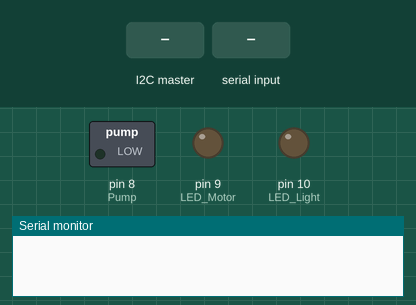
Simulated run of this sketch. Board: Arduino Uno, built with avr-gcc and run on an emulated ATmega328P. Parts: switched loads named in the sketch (green lamp = pin HIGH), output pins drawn as LEDs (lit = HIGH), the last lines printed to the serial monitor. The test bench sets the inputs (shaded band).

Above: at 1.2 s.
1.3 s: the I2C master sends "Y"
At 2.5 s:
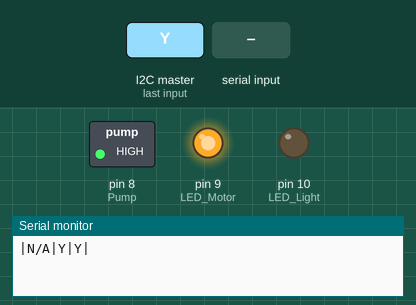
2.8 s: "Y,1\n" received over Serial
At 3.9 s:
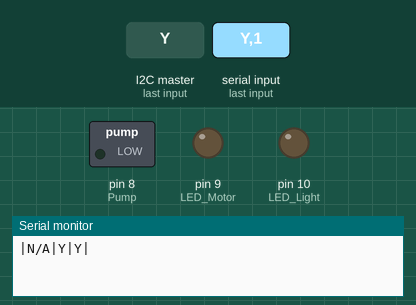
4.3 s: "Y,150\n" received over Serial
At 5.1 s:
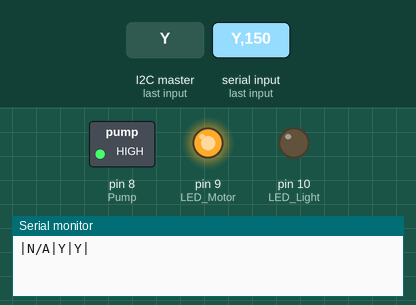
Timing chart, 0 to 7.3 s (numbered marks = the images above; inputs shaded):
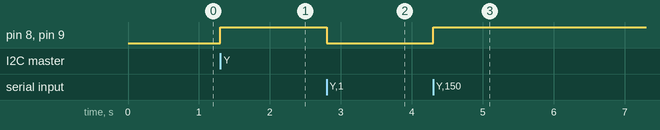

The sketch:

Week-3-SlaveMode.ino
```cpp
#include <Wire.h>

const int Pump = 8;
const int LED_Motor = 9;
const int LED_Light = 10;
const float led = 1.023;

void setup(){
  Serial.begin(9600);
  Wire.begin(8);
  Wire.onReceive(receiveEvent);

  pinMode(Pump,OUTPUT);
  pinMode(LED_Motor, OUTPUT);
  pinMode(LED_Light,OUTPUT);
}

String receive_str, data_str, temp_humid, lux;
int lux_int;
String sig_1, sig_2;
int receive = 0;

void receiveEvent(){
  receive_str = "";
  while(Wire.available()){
    char c = Wire.read();
    if(c == ','){
      break;
    }
    else receive_str += c;
  }
  sig_1 = receive_str.substring(0,1);
  sig_2 = receive_str.substring(1,2);
  int splitT = receive_str.indexOf("!");
  int splitC = receive_str.indexOf("?");
  temp_humid = receive_str.substring(2,splitT);
  Serial.print(temp_humid);
  Serial.print("|N/A|");
  data_str = receive_str.substring(splitT+1, splitC);
  Serial.print(data_str);
  lux = receive_str.substring(splitC+1, receive_str.length());
  Serial.print("|");
  Serial.print(lux);
  Serial.println("|");
  int lux_cal = 1023 - led*(lux.toInt());
  int lux_convert = map(lux_cal,0,1023,0,255);
  lux_int = lux_convert;
}

void System_ChangeLightLevel(String sig){
  if(sig == "Y")
    analogWrite(LED_Light,lux_int);
  if(sig == "N")
    analogWrite(LED_Light,LOW);
}

void System_PumpState(String percent){
  if(percent == "Y"){
    digitalWrite(LED_Motor,HIGH);
    digitalWrite(Pump,HIGH);
  }
  if(percent == "N"){
    digitalWrite(LED_Motor,LOW);
    digitalWrite(Pump,LOW);
  }
}

void loop(){
    if(Serial.available() > 0){
      receive = Serial.read();
      receive = receive - 48;
    }
    // Control Pump
    if(sig_1 == "Y" && receive == 0){
      sig_1 = "Y";
      System_PumpState(sig_1);
    }
    else if(sig_1 == "N" && receive == 0){
      sig_1 = "N";
      System_PumpState(sig_1);
    }
    else if(sig_1 == "Y" && receive == 1){
      sig_1 = "N";
      receive = 0;
      System_PumpState(sig_1);
    }
    else if(sig_1 == "N" && receive == 1){
      sig_1 = "Y";
      receive = 0;
      System_PumpState(sig_1);
    }

    // Control Garden Light
     if(sig_2 == "Y" && receive == 0){
      sig_2 = "Y";
      System_ChangeLightLevel(sig_2);
    }
    else if(sig_2 == "N" && receive == 0){
      sig_2 = "N";
      System_ChangeLightLevel(sig_2);
    }
    else if(sig_2 == "Y" && receive == 2){
      sig_2 = "N";
      receive = 0;
      System_ChangeLightLevel(sig_2);
    }
    else if(sig_2 == "N" && receive == 2){
      sig_2 = "Y";
      receive = 0;
      System_ChangeLightLevel(sig_2);
    }
}
```

Measured:
- after the input at 1.3 s, pin 8 (Pump), pin 9 (LED_Motor): LOW → HIGH at once
- after the input at 2.8 s, pin 8 (Pump), pin 9 (LED_Motor): HIGH → LOW at once
- after the input at 4.3 s, pin 8 (Pump), pin 9 (LED_Motor): LOW → HIGH at once
